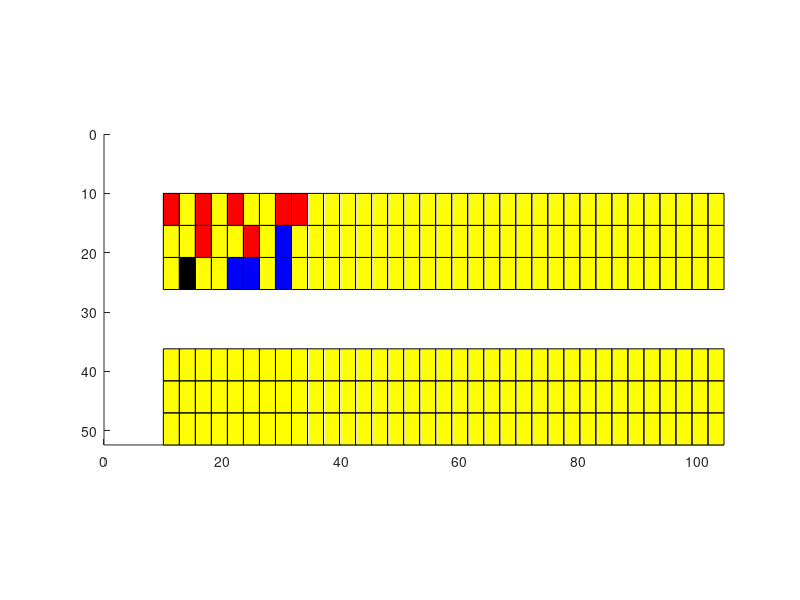

Reproduce this figure in MATLAB.
clf;
axis equal;
for i = 0: 34
    for j = 0: 2
      if(((j == 0) && (i == 0 || i == 2 || i == 4 || i == 7 || i == 8))
          || ((j == 1) && (i == 2 || i == 5))
        )
          rectangle("Position", [10 + i*2.7, 10 + j*5.4, 2.7, 5.4], 
              "Facecolor", [1, 0, 0]);
      elseif((j == 2) && (i == 1))
          rectangle("Position", [10 + i*2.7, 10 + j*5.4, 2.7, 5.4], 
              "Facecolor", [0, 0, 0]);
      elseif(((j == 2) && (i == 4 || i == 5 || i == 7))
              || (j == 1 && i == 7)
            )
          rectangle("Position", [10 + i*2.7, 10 + j*5.4, 2.7, 5.4], 
              "Facecolor", [0, 0, 1]);
      else
          rectangle("Position", [10 + i*2.7, 10 + j*5.4, 2.7, 5.4],
              "Facecolor", [1, 1, 0]);
      endif
    endfor;
endfor;

for i = 0: 34
    for j = 0: 2
       rectangle("Position", [10 + i*2.7, 20 + (j + 3)*5.4, 2.7, 5.4],
              "Facecolor", [1, 1, 0]);
    endfor;
endfor;
axis([0 inf 0 inf]);
view(0, -90);
